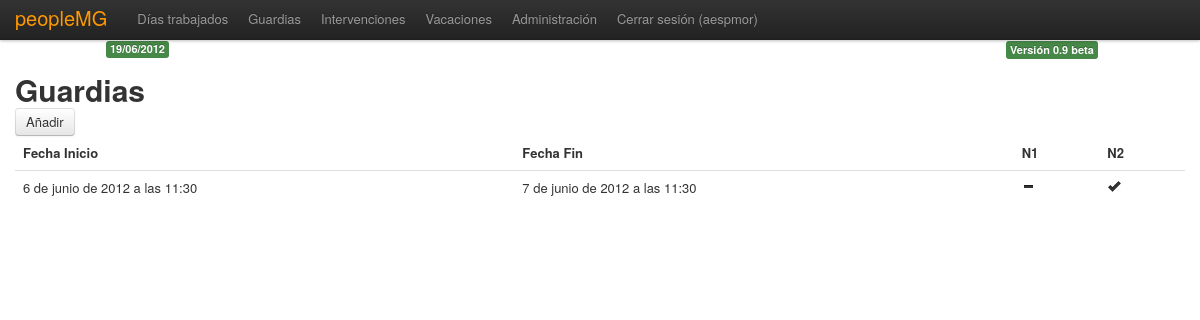
Screenshot of /guardias/ (signed in) with the database file from the repository.
### peoplemg/models.py (models this page shows, shortened)
class Guardia(models.Model):
    fini = models.DateTimeField(blank=True)
    ffin = models.DateTimeField(blank=True)
    user = models.ForeignKey(User)
    v_n1 = models.IntegerField(blank=True)
    v_n2 = models.IntegerField(blank=True)

### peoplemg/views.py (the view)
def guardias_page(request):
    g = Guardia.objects.filter(user=request.user.id).order_by('-id')
    if request.method == 'POST':
        form = GuardiasForm(request.POST)
        if form.is_valid():
            formfini = form.cleaned_data['fini']
            formffin = form.cleaned_data['ffin']
            guardia = Guardia(fini=formfini, ffin=formffin, user=request.user, v_n1=0, v_n2=0)
            guardia.save()
            return HttpResponseRedirect('/guardias/')
    else:
        form = GuardiasForm()
    variables = RequestContext(request, {
        'form': form
    })
    return render_to_response(
        'guardias.html',
        {'user': request.user,
         'guardias': g},
         variables
    )

### peoplemg/templates/guardias.html (shortened to what this page needs)
{% extends "base.html" %}
	{% block head %}Guardias{% endblock %}
	{% block content %}
	{% if user.username %}
		<table border="0" cellpadding="12" cellspacing="10" class="table">
		<thead>
		<tr>
			<th>Fecha Inicio</th>
			<th>Fecha Fin</th>
			<th>N1</th>
			<th>N2</th>
		</tr>
		</thead>
		<form action="." method="post">
						<a href="#" id="mostrar" class="btn">Añadir</a>
						</form>
		{% for guardia in guardias %}
		<tr>
			<td>{{ guardia.fini }}</td>
			<td>{{ guardia.ffin }}</td>
			<td class="n1">{{ guardia.v_n1}}</td>
			<td class="n2">{{ guardia.v_n2}}</td>
		</tr>
		{% endfor %}
		</table>
	{% else %}
		<p>Esto es una página restringida, debes loguearte para acceder.<br />
		<a href="/">login</a>
		</p>
{% endif %}
{% endblock %}

### peoplemg/templates/base.html (shortened to what this page needs)
<!DOCTYPE html>
<html lang="es">
	<head>
		<link rel="stylesheet" type="text/css" href="/site_media/css/bootstrap.css" />
		<link rel="stylesheet" type="text/css" href="/site_media/css/bootstrap-responsive.css" />
	</head>
	<body>
      NAV BAR
      <div class="navbar navbar-fixed-top">
        <div class="navbar-inner">
          <div class="container">
            <a class="brand" href="/">peopleMG</a>
            <div class="nav-collapse">
               <ul class="nav">
                <li class="">
                  <a href="/jornadas/">Días trabajados</a>
                </li>
                <li class="">
                  <a href="/guardias/">Guardias</a>
                </li>
                <li class="">
                  <a href="/intervenciones/">Intervenciones</a>
                </li>
                <li class="">
                  <a href="/vacaciones/">Vacaciones</a>
                </li>
                {% if user.is_staff %}
                <li class="">
                  <a href="/admin/">Administración</a>
                </li>
                {% endif %}
                {% if user.username %}
                <li class="">
                  <a href="/logout/">Cerrar sesión ({{user.username}})</a>
                </li>
                {% endif %}
              </ul>
            </div>
          </div>
        </div>
      </div>
  <br /><br /><br /><br />
      <div class="container">
        <h1>{% block head %}{% endblock %}</h1>
      {% block content %}{% endblock %}
      </div>
      <div class="row footer">
        <div class="span2 offset12">
          <span style="text-align:right;" class="label label-success">Versión 0.9 beta</span>
        </div>
        <div class="span2 offset3">
          <span class="label label-success date">{% now "SHORT_DATE_FORMAT" %}</span>
        </div>
      </div>
    </body>
</html>

### rows the page displays
Guardia: fini "6 de junio de 2012 a las 11:30", ffin "7 de junio de 2012 a las 11:30"

### other values shown
{{ user.username }} "aespmor"
